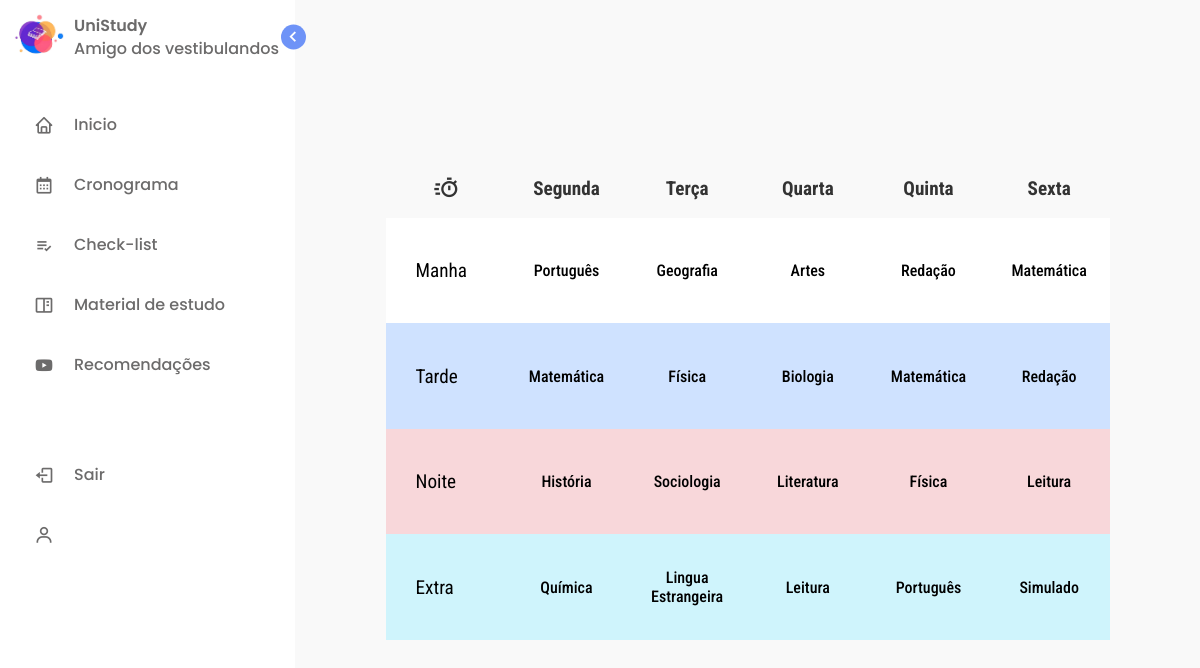
The page /cronograma.php (signed in) on the database its author committed.
### tables this page shows
create table cronograma(
cronogramaID int primary key auto_increment,
materiaNome varchar(20),
materiaID int,
diaSemana varchar(3),
horario varchar(5),
foreign key(materiaID)references materias (materiasID)
);

### cronograma.php (the view, shortened to what this page needs)
<?php
require_once "includes/funcoes.php";
require_once "barra.php";
?>
<!DOCTYPE html>
<html lang="pt">
<head>
    <link rel="stylesheet" href="styles/cronograma.css">
    <link rel="stylesheet" href="styles/barraDeNavegacao.css">
    <link href='https://unpkg.com/boxicons@2.1.4/css/boxicons.min.css' rel='stylesheet'>
</head>
<body>
<div class="content">
<main class="table">
        <section class="table_body">
            <table>
                <thead>
                    <tr>
                        <th><big><big><i class='bx bx-timer'></i></big></big></th>
                        <th>Segunda</th>
                        <th>Terça</th>
                        <th>Quarta</th>
                        <th>Quinta</th>
                        <th>Sexta</th>
                    </tr>
                </thead>
                <tbody>
                    <?php
                    $dias = ['seg', 'ter', 'qua', 'qui', 'sex'];
                    $horarios = ['manha', 'tarde', 'noite', 'extra'];
                    $linha = 0;
                    foreach ($horarios as $horario) {
                        $classe = '';
                        if ($linha % 4 == 0) {
                            $classe = 'primeira';
                        } elseif ($linha % 4 == 1) {
                            $classe = 'segunda';
                        } elseif ($linha % 4 == 2) {
                            $classe = 'terceira';
                        } else {
                            $classe = 'quarta';
                        }
                        echo "<tr class='$classe'>";
                        echo "<td class='horario'>" . ucfirst($horario) . "</td>";
                        foreach ($dias as $dia) {
                            $query = "SELECT materiaNome FROM cronograma WHERE diaSemana='$dia' AND horario='$horario'";
                            $busca = $banco->query($query);
                            $imprimir = $busca->fetch_object();
                            echo "<td><div class='conteudo'>" . ($imprimir ? $imprimir->materiaNome : 'N/A') . "</div></td>";
                        }
                        echo "</tr>";
                        $linha++;
                    }
                    ?>
                </tbody>
            </table>
        </section>
    </main>
</div>
</body>
</html>

### includes/funcoes.php (shortened to what this page needs)
<link href='https://unpkg.com/boxicons@2.1.4/css/boxicons.min.css' rel='stylesheet'>

### barra.php (shortened to what this page needs)
<?php
require_once "includes/funcoes.php";
?>
    <link rel="stylesheet" href="styles/barraDeNavegacao.css">
<nav class="sidebar">
        <header>
            <div class="image-text">
                <span class="image">
                    <img src="imagens/logoMenu.jpg" alt="logo">
                </span>
                <div class="text header-text">
                    <span class="name">UniStudy</span>
                    <span class="profession">Amigo dos vestibulandos</span>
                </div>
            </div>
            <i class="bx bx-chevron-right toggle"></i>
        </header>
        <div class="menu-bar">
            <div class="menu">
                <ul class="menu-links">
                    <br>
                    <li class="nav-link">
                        <a href="inicio.php">
                            <i class='bx bx-home icon'></i>
                            <span class="text nav-text">Inicio</span>
                        </a>
                    </li>
                    <li class="nav-link">
                        <a href="cronograma.php">
                            <i class='bx bx-calendar icon'></i>
                            <span class="text nav-text">Cronograma</span>
                        </a>
                    </li>
                    <li class="nav-link">
                        <a href="checklist.php">
                            <i class='bx bx-list-check icon'></i>
                            <span class="text nav-text">Check-list</span>
                        </a>
                    </li>
                    <li class="nav-link">
                        <a href="materialDeEstudo.php">
                            <i class='bx bx-book-content icon'></i>
                            <span class="text nav-text">Material de estudo</span>
                        </a>
                    </li>
                    <li class="nav-link">
                        <a href="professores.php">
                            <i class='bx bxl-youtube icon' ></i>
                            <span class="text nav-text">Recomendações</span>
                        </a>
                    </li>
                </ul>
            </div>
        </div>
        <br><br>
        <div class="bottom-content">
        <li class="">
            <a href="desconectando.php">
                <i class="bx bx-log-out icon"></i>
                <span class="text nav-text">Sair</span>
            </a>
        </li>
            <li class="">
                <a href="perfil.php">
                    <i class="bx bx-user icon"></i>
                </a>
            </li>
        </div>
<br><br><br><br><br><br><br><br><br><br>
    </nav>
</body>
</html>

### styles/barraDeNavegacao.css (style rules this page uses)
* { font-family: 'Poppins', sans-serif; margin:0; padding: 0; box-sizing: border-box; }
:root { --body-color:#f9f9f9; --sidebar-color:#FFFF; --primary-color:#6e93f7; --primary-color-light:#f6f5ff; --toggle-color:#2bc1ee; --text-color:#6c6b6b; --tran-02: all 0.2s ease; --tran-03: all 0.3s ease; --tran-04: all 0.4s ease; --tran-05: all 0.5s ease; }
body { height: 100vh; background: var(--body-color); transition: var(--tran-04); }
.sidebar { position: fixed; top:0; left: 0; height: 100%; width: 295px; padding: 10px 14px; background: var(--sidebar-color); transition: var(--tran-05); z-index: 100; }
.sidebar .text { font-size: 16px; font-weight: 500; color: var(--text-color); transition: var(--tran-04); white-space: nowrap; opacity: 1; }
.sidebar .image { min-width: 60px; display: flex; align-items: center; }
.sidebar li { height: 50px; margin-top: 10px; list-style: none; display: flex; align-items: center; }
.sidebar li .icon { display: flex; align-items: center; justify-content: center; min-width: 60px; font-size: 20px; }
.sidebar li .icon, .sidebar li .text { color: var(--text-color); transition: var(--tran-02); }
.sidebar header { position: relative; }
.sidebar .image-text img { width: 50px; border-radius: 10px; }
.sidebar header .image-text { display: flex; align-items: center; }
header .image-text .header-text { display: flex; flex-direction: column; }
.header-text .name { font-weight: 600; }
.header-text .profession { margin-top: -2px; }
.sidebar header .toggle { position: absolute; top:50%; right: -25px; transform: translateY(-50%)rotate(180deg); height: 25px; width: 25px; background: var(--primary-color); display: flex; align-items: center; justify-content: center; border-radius: 50%; color: var(--sidebar-color); font-size: 22px; transition: var(--tran-03); }
.sidebar li a { height: 100%; width: 100%; display: flex; align-items: center; text-decoration: none; border-radius: 6px; transition: var(--tran-04); }
.sidebar .menu-bar { height: calc(100% -50px); display: flex; flex-direction: column; justify-content: space-between; }

### styles/cronograma.css (style rules this page uses)
.content { position: relative; height: 100vh; left: 295px; width: calc(100% - 295px); transition: all 0.5s ease; display: grid; place-items: center; }
table { margin: 0 auto; width: 80%; height:60%; table-layout: fixed; border-collapse: collapse; border:none; transition: margin-left 0.2s; }
.horario { font-family: "Roboto Condensed", sans-serif; font-size: larger; padding: 30px; }
th { font-family: "Roboto Condensed", sans-serif; font-size: larger; color: #333; padding: 15px; }
td { padding: 15px; }
.conteudo { font-family: "Roboto Condensed", sans-serif; font-optical-sizing: auto; font-weight: 450; font-style: normal; text-align: center; }
.primeira { background-color: white; }
.segunda { background-color: #cfe2ff; }
.terceira { background-color: #f8d7da; }
.quarta { background-color: #cff4fc; }

### rows shown on the page
cronograma: materiaNome "Português"
cronograma: materiaNome "Geografia"
cronograma: materiaNome "Artes"
cronograma: materiaNome "Redação"
cronograma: materiaNome "Matemática"
cronograma: materiaNome "Matemática"
cronograma: materiaNome "Física"
cronograma: materiaNome "Biologia"
cronograma: materiaNome "Matemática"
cronograma: materiaNome "Redação"
cronograma: materiaNome "História"
cronograma: materiaNome "Sociologia"
cronograma: materiaNome "Literatura"
cronograma: materiaNome "Física"
cronograma: materiaNome "Leitura"
cronograma: materiaNome "Química"
cronograma: materiaNome "Lingua Estrangeira"
cronograma: materiaNome "Leitura"
cronograma: materiaNome "Português"
cronograma: materiaNome "Simulado"

### other values the page prints
$horario "Manha"
$horario "Tarde"
$horario "Noite"
$horario "Extra"
